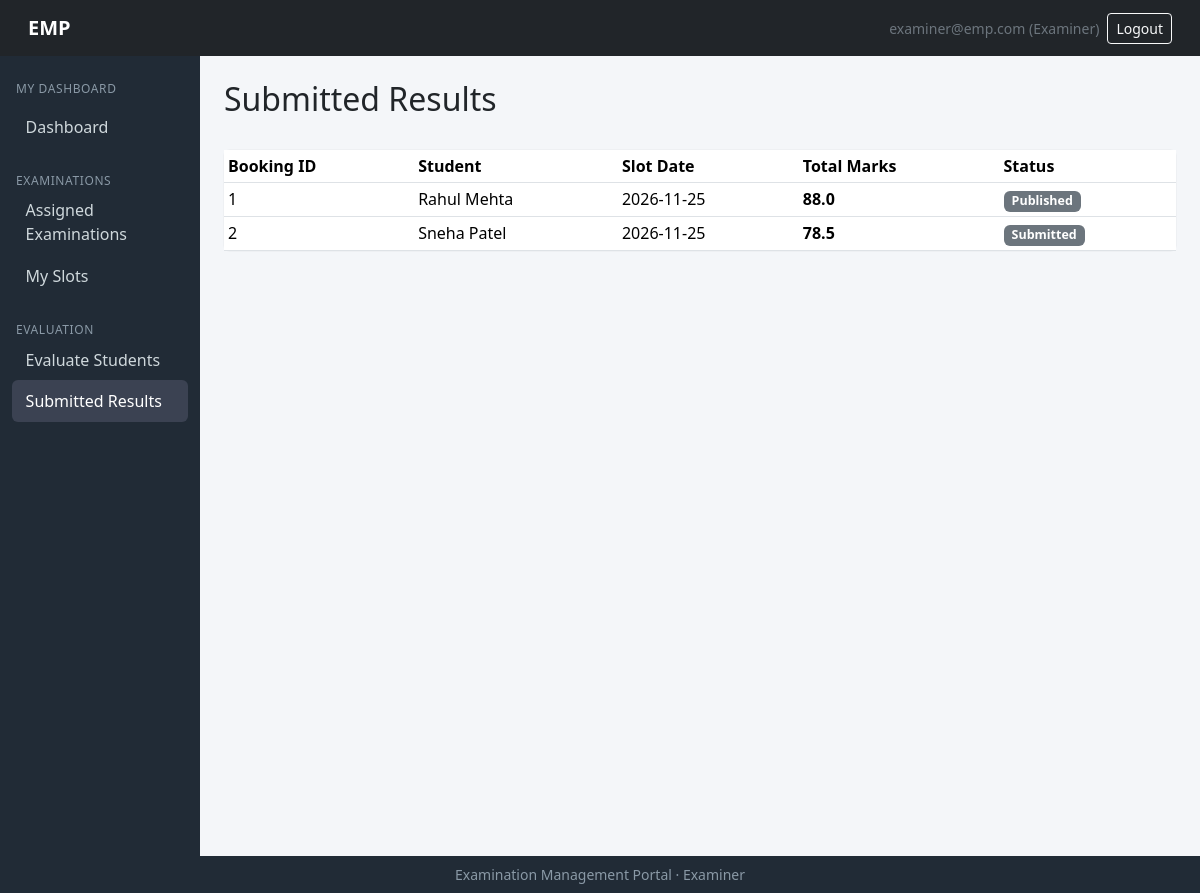
Before: /examiner/results (signed in) with the older database file.
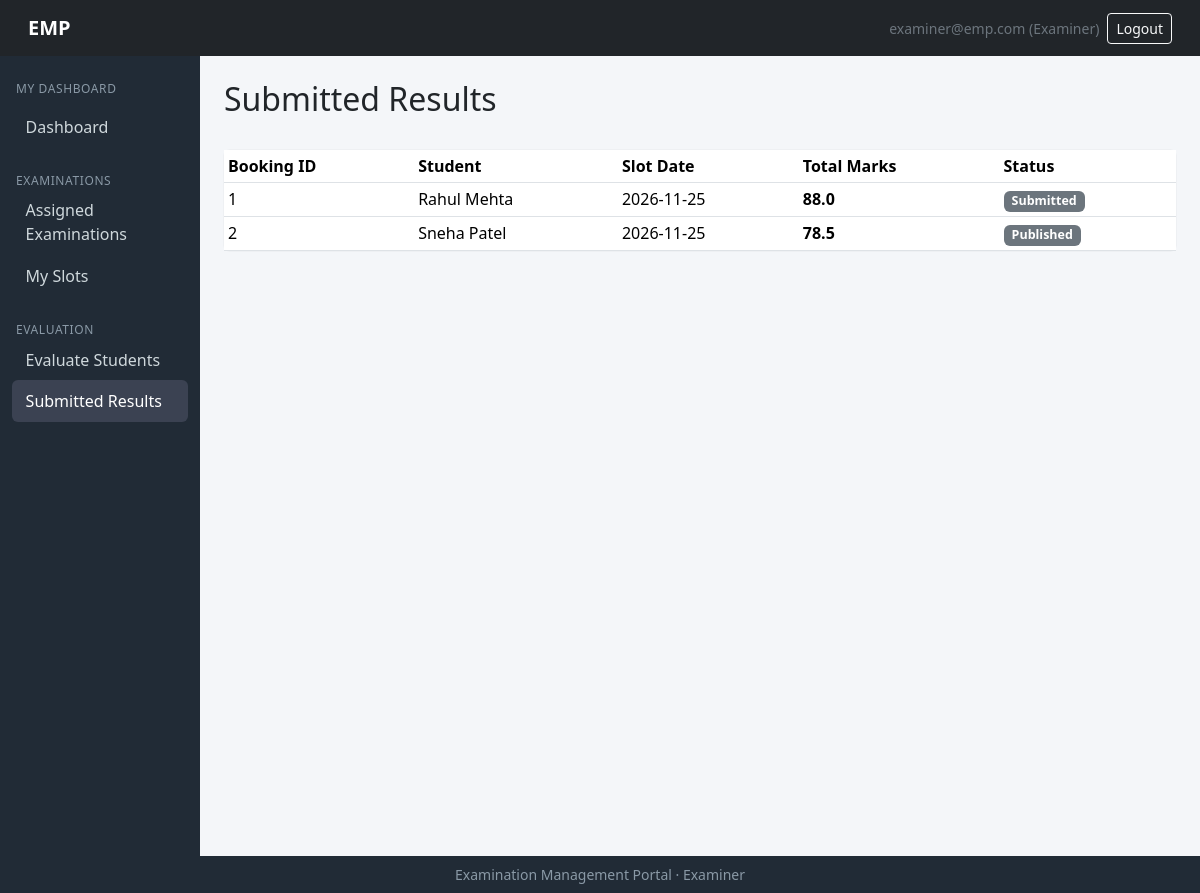
After: the same page with the newer database file.
### models/models.py (models this page shows)
class Evaluation(db.Model):
    __tablename__ = "evaluations"
    id      = db.Column(db.Integer, primary_key=True)
    booking_id = db.Column(db.Integer, db.ForeignKey("bookings.id"), unique=True, nullable=False)
    examiner_id  =db.Column(db.Integer, db.ForeignKey("examiners.id"), nullable=False)
    total_marks = db.Column(db.Float)
    remarks  =db.Column(db.Text)
    status= db.Column(db.String(20), default="draft")        # draft|submitted|published
    submitted_at = db.Column(db.DateTime)
    scores       = db.relationship("EvaluationScore", backref="evaluation",
                                   cascade="all, delete-orphan")

class Student(db.Model):
    __tablename__ = "students"
    id= db.Column(db.Integer, primary_key=True)
    user_id =db.Column(db.Integer, db.ForeignKey("users.id"), unique=True, nullable=False)
    roll_no = db.Column(db.String(50), unique=True, nullable=False)
    name= db.Column(db.String(120), nullable=False)
    phone=db.Column(db.String(30))
    course_id = db.Column(db.Integer, db.ForeignKey("courses.id"))
    year  =  db.Column(db.String(20))
    status =  db.Column(db.String(20), default="active")       # active|inactive
    course= db.relationship("Course", backref="students")
    bookings=db.relationship("Booking", backref="student")

class ExaminationSlot(db.Model):
    __tablename__ = "examination_slots"
    id  = db.Column(db.Integer, primary_key=True)
    exam_id  = db.Column(db.Integer, db.ForeignKey("examinations.id"), nullable=False)
    examiner_id=db.Column(db.Integer, db.ForeignKey("examiners.id"), nullable=False)
    date = db.Column(db.Date, nullable=False)
    start_time= db.Column(db.Time, nullable=False)
    end_time       = db.Column(db.Time, nullable=False)
    max_capacity   = db.Column(db.Integer, nullable=False)
    available_seats = db.Column(db.Integer, nullable=False)
    status         = db.Column(db.String(20), default="available")  # available|full|cancelled|completed
    bookings  = db.relationship("Booking", backref="slot")

### routes/examiner_routes.py (the view)
@examiner_bp.route('/results')
@login_required
def results():
    if current_user.role != 'examiner':
        flash('Access denied.', 'danger')
        return redirect(url_for('auth.login'))
    examiner = get_examiner_or_abort()
    if not examiner:
        flash('Examiner profile not found.', 'danger')
        return redirect(url_for('auth.login'))
    results_data = []
    for ev in examiner.evaluations:
        if ev.status not in ('submitted', 'published'):
            continue
        booking = ev.booking
        results_data.append({
            'booking_id': booking.id,
            'student_name': booking.student.name,
            'slot_date': booking.slot.date,
            'total_marks': ev.total_marks,
            'status': ev.status.capitalize(),
        })
    return render_template('examiner/results.html', results=results_data)

### app.py (called while the page is built)
@login_manager.user_loader
def load_user(user_id):
    return User.query.get(int(user_id))

### routes/examiner_routes.py (called while the page is built)
def get_examiner_or_abort():
    examiner = Examiner.query.filter_by(user_id=current_user.id).first()
    return examiner

### templates/examiner/results.html (shortened to what this page needs)
{% extends "examiner/base_examiner.html" %}
{% import "admin/_macros.html" as macros %}
{% import "admin/_status.html" as status %}
{% block content %}
<div class="d-flex justify-content-between align-items-center mb-4">
    <h2>Submitted Results</h2>
</div>
<div class="card">
    <div class="table-responsive">
        <table class="table table-sm table-hover mb-0">
            <thead>
                <tr>
                    <th>Booking ID</th>
                    <th>Student</th>
                    <th>Slot Date</th>
                    <th>Total Marks</th>
                    <th>Status</th>
                </tr>
            </thead>
            <tbody>
                {% for r in results %}
                    <tr>
                        <td>{{ r.booking_id }}</td>
                        <td>{{ r.student_name }}</td>
                        <td>{{ r.slot_date }}</td>
                        <td><strong>{{ r.total_marks }}</strong></td>
                        <td>{{ status.status_badge(r.status) }}</td>
                    </tr>
                {% else %}
                    <tr><td colspan="5" class="text-center text-muted py-4">No submitted results yet.</td></tr>
                {% endfor %}
            </tbody>
        </table>
    </div>
</div>
{% endblock %}

### templates/admin/_status.html
{% macro status_badge(status) %}
{% set m = {
  'Draft':'secondary',
  'Slot Creation':'info',
  'Booking Open':'primary',
  'Closed':'warning',
  'Completed':'success',
  'Available':'success',
  'Full':'danger',
  'Cancelled':'dark',
  'Completed':'success',
  'Booked':'primary',
  'Cancelled':'dark',
  'Completed':'success',
  'Active':'success',
  'Inactive':'secondary',
  'Pending':'warning',
  'Approved':'success',
  'Rejected':'danger',
  'Open':'success',
  'Closed':'danger'
} %}
{% set color = m.get(status, 'secondary') %}
<span class="badge bg-{{ color }} badge-status">{{ status }}</span>
{% endmacro %}

Changed rows visible on the page:
changed Evaluation "Rahul Mehta": status "Published" → "Submitted"
changed Evaluation "Sneha Patel": status "Submitted" → "Published"
